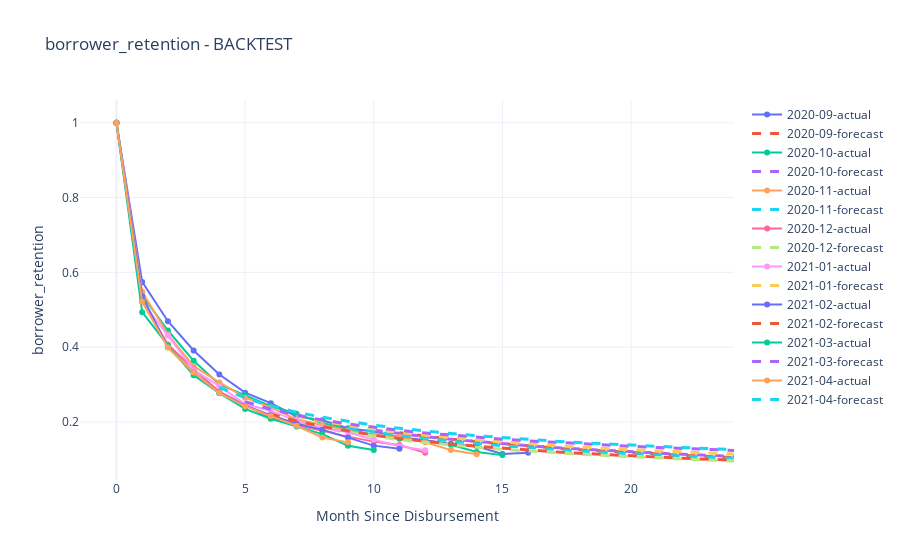

The cell this chart's notebook holds for it:
### Code cell
# visualize cohorts for a given feature
m.plot_cohorts('borrower_retention', data='backtest')

### Figure 1 — Plotly figure (JSON) as saved in the notebook; plotly's stock layout.template omitted (floating-point values rounded to 4 significant figures)
{"data": [{"line": {"width": 2}, "mode": "markers+lines", "name": "2020-09-actual", "type": "scatter", "x": [0, 1, 2, 3, 4, 5, 6, 7, 8, 9, 10, 11, 12, 13, 14, 15, 16], "y": [1, 0.5744, 0.4693, 0.391, 0.3268, 0.2782, 0.2502, 0.2145, 0.2043, 0.1832, 0.1746, 0.1593, 0.1509, 0.1413, 0.1351, 0.1145, 0.1174]}, {"line": {"dash": "dash", "width": 3}, "mode": "lines", "name": "2020-09-forecast", "type": "scatter", "x": [11, 12, 13, 14, 15, 16, 17, 18, 19, 20, 21, 22, 23, 24], "y": [0.171, 0.162, 0.1542, 0.1473, 0.141, 0.1355, 0.1304, 0.1258, 0.1216, 0.1177, 0.1141, 0.1108, 0.1077, 0.1048]}, {"line": {"width": 2}, "mode": "markers+lines", "name": "2020-10-actual", "type": "scatter", "x": [0, 1, 2, 3, 4, 5, 6, 7, 8, 9, 10, 11, 12, 13, 14, 15], "y": [1, 0.5387, 0.4444, 0.3634, 0.3004, 0.2713, 0.2418, 0.2218, 0.197, 0.1803, 0.1649, 0.1549, 0.1482, 0.1386, 0.1197, 0.1112]}, {"line": {"dash": "dash", "width": 3}, "mode": "lines", "name": "2020-10-forecast", "type": "scatter", "x": [10, 11, 12, 13, 14, 15, 16, 17, 18, 19, 20, 21, 22, 23, 24], "y": [0.1778, 0.1685, 0.1604, 0.1533, 0.147, 0.1414, 0.1362, 0.1316, 0.1274, 0.1235, 0.1199, 0.1166, 0.1135, 0.1106, 0.1079]}, {"line": {"width": 2}, "mode": "markers+lines", "name": "2020-11-actual", "type": "scatter", "x": [0, 1, 2, 3, 4, 5, 6, 7, 8, 9, 10, 11, 12, 13, 14], "y": [1, 0.5481, 0.4335, 0.3489, 0.3056, 0.2649, 0.2388, 0.207, 0.1915, 0.1768, 0.1641, 0.1597, 0.1454, 0.1246, 0.1136]}, {"line": {"dash": "dash", "width": 3}, "mode": "lines", "name": "2020-11-forecast", "type": "scatter", "x": [9, 10, 11, 12, 13, 14, 15, 16, 17, 18, 19, 20, 21, 22, 23, 24], "y": [0.1841, 0.1731, 0.1637, 0.1555, 0.1483, 0.1419, 0.1362, 0.1311, 0.1264, 0.1222, 0.1183, 0.1147, 0.1113, 0.1083, 0.1054, 0.1027]}, {"line": {"width": 2}, "mode": "markers+lines", "name": "2020-12-actual", "type": "scatter", "x": [0, 1, 2, 3, 4, 5, 6, 7, 8, 9, 10, 11, 12], "y": [1, 0.5231, 0.4073, 0.3417, 0.2809, 0.2467, 0.2105, 0.1919, 0.1764, 0.1606, 0.1473, 0.1385, 0.1173]}, {"line": {"dash": "dash", "width": 3}, "mode": "lines", "name": "2020-12-forecast", "type": "scatter", "x": [7, 8, 9, 10, 11, 12, 13, 14, 15, 16, 17, 18, 19, 20, 21, 22, 23, 24], "y": [0.1984, 0.1836, 0.1714, 0.1612, 0.1524, 0.1447, 0.138, 0.132, 0.1267, 0.1219, 0.1175, 0.1136, 0.1099, 0.1066, 0.1035, 0.1006, 0.09795, 0.09546]}, {"line": {"width": 2}, "mode": "markers+lines", "name": "2021-01-actual", "type": "scatter", "x": [0, 1, 2, 3, 4, 5, 6, 7, 8, 9, 10, 11, 12], "y": [1, 0.5205, 0.4309, 0.3394, 0.2957, 0.2479, 0.2293, 0.2028, 0.1841, 0.1724, 0.1521, 0.1349, 0.1241]}, {"line": {"dash": "dash", "width": 3}, "mode": "lines", "name": "2021-01-forecast", "type": "scatter", "x": [7, 8, 9, 10, 11, 12, 13, 14, 15, 16, 17, 18, 19, 20, 21, 22, 23, 24], "y": [0.2166, 0.2024, 0.1905, 0.1804, 0.1717, 0.1641, 0.1574, 0.1514, 0.1461, 0.1412, 0.1368, 0.1327, 0.129, 0.1256, 0.1224, 0.1194, 0.1166, 0.1141]}, {"line": {"width": 2}, "mode": "markers+lines", "name": "2021-02-actual", "type": "scatter", "x": [0, 1, 2, 3, 4, 5, 6, 7, 8, 9, 10, 11], "y": [1, 0.5363, 0.3995, 0.3322, 0.2775, 0.2434, 0.218, 0.1952, 0.1793, 0.1581, 0.1365, 0.128]}, {"line": {"dash": "dash", "width": 3}, "mode": "lines", "name": "2021-02-forecast", "type": "scatter", "x": [6, 7, 8, 9, 10, 11, 12, 13, 14, 15, 16, 17, 18, 19, 20, 21, 22, 23, 24], "y": [0.221, 0.2024, 0.1874, 0.175, 0.1646, 0.1556, 0.1478, 0.141, 0.1349, 0.1295, 0.1246, 0.1202, 0.1161, 0.1124, 0.109, 0.1058, 0.1029, 0.1002, 0.09765]}, {"line": {"width": 2}, "mode": "markers+lines", "name": "2021-03-actual", "type": "scatter", "x": [0, 1, 2, 3, 4, 5, 6, 7, 8, 9, 10], "y": [1, 0.4935, 0.4045, 0.3251, 0.2767, 0.2348, 0.2086, 0.1878, 0.1672, 0.1361, 0.1251]}, {"line": {"dash": "dash", "width": 3}, "mode": "lines", "name": "2021-03-forecast", "type": "scatter", "x": [5, 6, 7, 8, 9, 10, 11, 12, 13, 14, 15, 16, 17, 18, 19, 20, 21, 22, 23, 24], "y": [0.2538, 0.2338, 0.2181, 0.2052, 0.1945, 0.1854, 0.1775, 0.1705, 0.1644, 0.1588, 0.1539, 0.1494, 0.1453, 0.1415, 0.138, 0.1347, 0.1317, 0.1289, 0.1263, 0.1238]}, {"line": {"width": 2}, "mode": "markers+lines", "name": "2021-04-actual", "type": "scatter", "x": [0, 1, 2, 3, 4, 5, 6, 7, 8, 9], "y": [1, 0.5212, 0.3993, 0.3322, 0.277, 0.2422, 0.2155, 0.1897, 0.1583, 0.1453]}, {"line": {"dash": "dash", "width": 3}, "mode": "lines", "name": "2021-04-forecast", "type": "scatter", "x": [4, 5, 6, 7, 8, 9, 10, 11, 12, 13, 14, 15, 16, 17, 18, 19, 20, 21, 22, 23, 24], "y": [0.2924, 0.2642, 0.2429, 0.2261, 0.2124, 0.201, 0.1913, 0.1829, 0.1755, 0.169, 0.1631, 0.1579, 0.1531, 0.1487, 0.1447, 0.141, 0.1376, 0.1345, 0.1315, 0.1287, 0.1261]}], "layout": {"title": {"text": "borrower_retention - BACKTEST"}, "xaxis": {"title": {"text": "Month Since Disbursement"}}, "yaxis": {"title": {"text": "borrower_retention"}}}}
